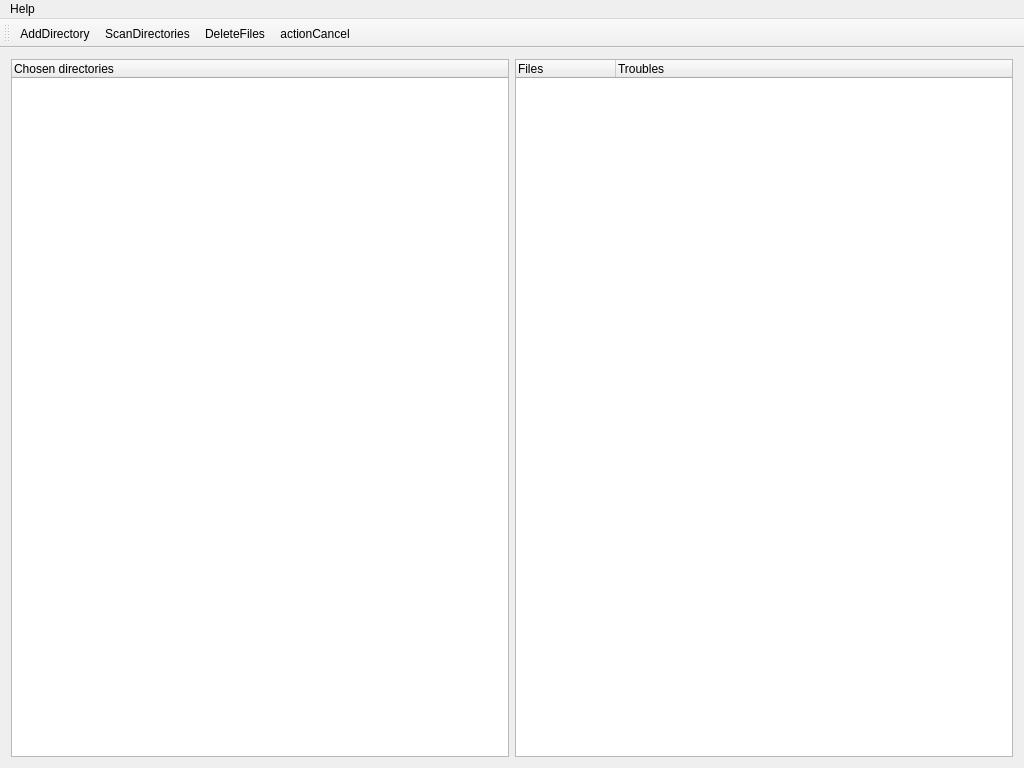
<?xml version="1.0" encoding="UTF-8"?>
<ui version="4.0">
 <class>MainWindow</class>
 <widget class="QMainWindow" name="MainWindow">
  <property name="enabled">
   <bool>true</bool>
  </property>
  <property name="geometry">
   <rect>
    <x>0</x>
    <y>0</y>
    <width>1024</width>
    <height>768</height>
   </rect>
  </property>
  <property name="minimumSize">
   <size>
    <width>1024</width>
    <height>768</height>
   </size>
  </property>
  <property name="windowTitle">
   <string>MainWindow</string>
  </property>
  <property name="windowIcon">
   <iconset>
    <normaloff>img/PROJECT_Katarina_First_Strike_profileicon.png</normaloff>img/PROJECT_Katarina_First_Strike_profileicon.png</iconset>
  </property>
  <property name="iconSize">
   <size>
    <width>40</width>
    <height>40</height>
   </size>
  </property>
  <widget class="QWidget" name="centralWidget">
   <layout class="QHBoxLayout" name="horizontalLayout">
    <item>
     <widget class="QTreeWidget" name="WidgetForDirs">
      <column>
       <property name="text">
        <string>Chosen directories</string>
       </property>
       <property name="font">
        <font>
         <family>Arial</family>
        </font>
       </property>
      </column>
     </widget>
    </item>
    <item>
     <widget class="QTreeWidget" name="treeWidget">
      <property name="autoFillBackground">
       <bool>false</bool>
      </property>
      <column>
       <property name="text">
        <string>Files</string>
       </property>
       <property name="font">
        <font>
         <family>Arial</family>
        </font>
       </property>
      </column>
      <column>
       <property name="text">
        <string>Troubles</string>
       </property>
      </column>
     </widget>
    </item>
   </layout>
  </widget>
  <widget class="QMenuBar" name="menuBar">
   <property name="geometry">
    <rect>
     <x>0</x>
     <y>0</y>
     <width>1024</width>
     <height>26</height>
    </rect>
   </property>
   <widget class="QMenu" name="menuHelp">
    <property name="title">
     <string>Help</string>
    </property>
    <addaction name="actionAbout"/>
   </widget>
   <addaction name="menuHelp"/>
  </widget>
  <widget class="QToolBar" name="toolBar">
   <property name="windowTitle">
    <string>toolBar</string>
   </property>
   <attribute name="toolBarArea">
    <enum>TopToolBarArea</enum>
   </attribute>
   <attribute name="toolBarBreak">
    <bool>false</bool>
   </attribute>
   <addaction name="actionAdd_Directory"/>
   <addaction name="actionScan_Directories"/>
   <addaction name="actionDelete_Files"/>
   <addaction name="action_Cancel"/>
  </widget>
  <action name="actionAdd_Directory">
   <property name="enabled">
    <bool>true</bool>
   </property>
   <property name="icon">
    <iconset>
     <normaloff>../../scandirecC++/257832.png</normaloff>../../scandirecC++/257832.png</iconset>
   </property>
   <property name="text">
    <string>AddDirectory</string>
   </property>
  </action>
  <action name="actionExit">
   <property name="text">
    <string>&amp;Exit</string>
   </property>
  </action>
  <action name="actionAbout">
   <property name="text">
    <string>About</string>
   </property>
  </action>
  <action name="actionScan_Directories">
   <property name="icon">
    <iconset>
     <normaloff>../../scandirecC++/264660.png</normaloff>
     <normalon>../../scandirecC++/54398.png</normalon>
     <selectedon>../../scandirecC++/54398.png</selectedon>../../scandirecC++/264660.png</iconset>
   </property>
   <property name="text">
    <string>ScanDirectories</string>
   </property>
   <property name="toolTip">
    <string>ScanDirectories</string>
   </property>
  </action>
  <action name="actionDelete_Files">
   <property name="checkable">
    <bool>false</bool>
   </property>
   <property name="icon">
    <iconset>
     <normaloff>../../scandirecC++/trash-512.png</normaloff>
     <selectedoff>../../scandirecC++/IMG_20180619_182459.jpg</selectedoff>../../scandirecC++/trash-512.png</iconset>
   </property>
   <property name="text">
    <string>DeleteFiles</string>
   </property>
   <property name="toolTip">
    <string>DeleteFiles</string>
   </property>
   <property name="shortcut">
    <string>Del</string>
   </property>
  </action>
  <action name="action_Cancel">
   <property name="text">
    <string>actionCancel</string>
   </property>
  </action>
 </widget>
 <layoutdefault spacing="6" margin="11"/>
 <resources/>
 <connections/>
</ui>
